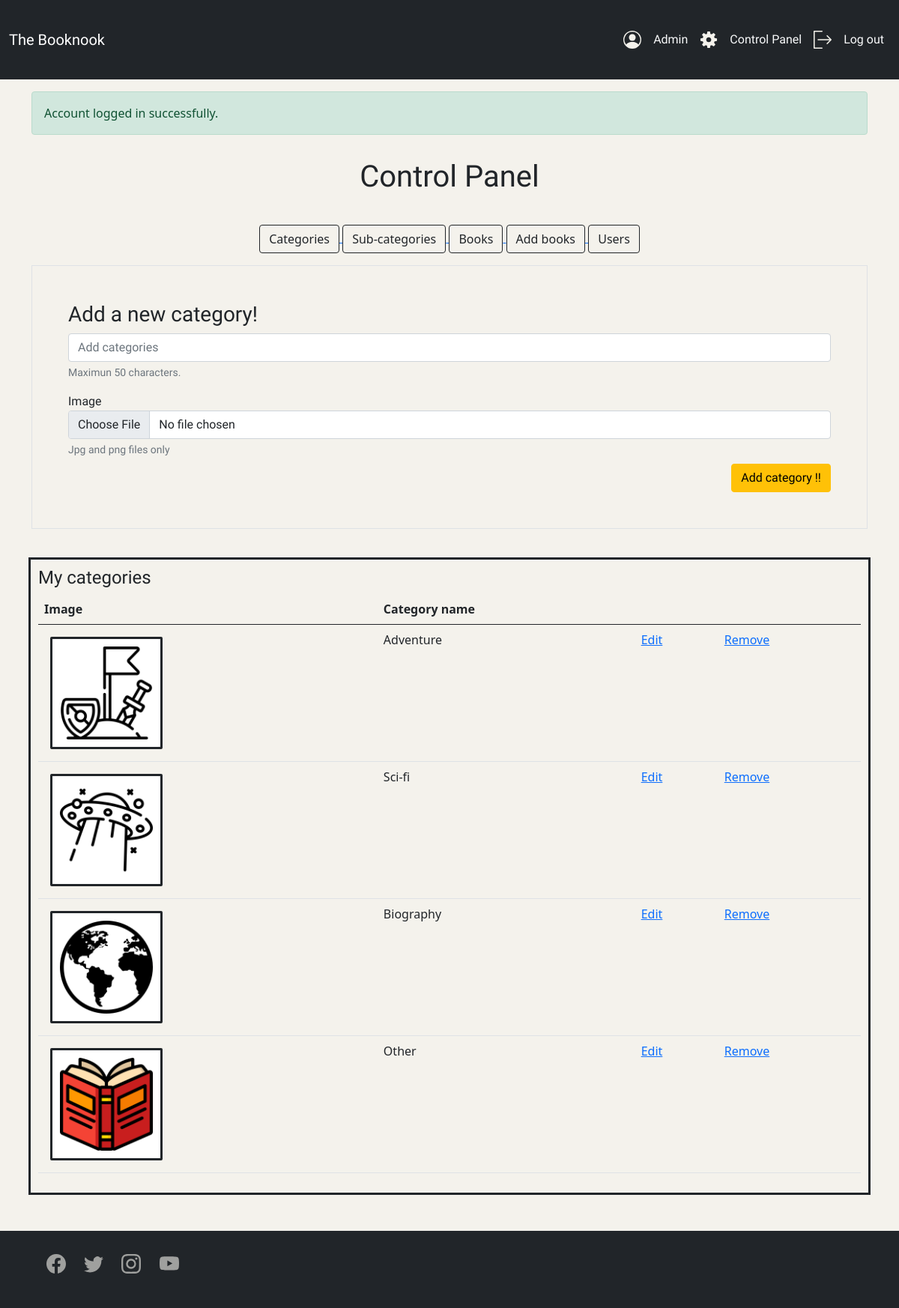
Screenshot of /finalphp/admin/main-categories.php (signed in) with the database file from the repository.
### tables this page shows
CREATE TABLE `categories1` (
  `id` int(11) NOT NULL,
  `cat_name` varchar(255) DEFAULT NULL,
  `img_path` varchar(255) DEFAULT NULL
);

### finalphp/admin/main-categories.php (the view, shortened to what this page needs)
<?php
require_once('../files/admin-header.php');
require_once('../files/control-panel.php');
require_once('category-backend.php');
?>
<main class="container">
<div class="container p-5 border" id="fonttxt2">
    <h3 id="fonttxt1">Add a new category!</h3>
    <form method="POST" enctype="multipart/form-data" class="row">
        <div class="col-mb-3">
            <input name="cat_name" maxlength="50" type="text" class="form-control" placeholder="Add categories">
        </div>
        <div class="form-text">Maximun 50 characters.</div>
        <div class="col-mb-3 pt-3">
            <label for="">Image</label>
            <input name="image" type="file" class="form-control" id="inputGroupFile02">
        </div>
        <div class="form-text">Jpg and png files only</div>
        <div class="text-end pt-2">
            <input name="submit" type="submit" class="btn btn-warning" value="Add category !!">
        </div>
    </form>
</div>
<div class="row p-2">
    <div class="col" id="containerx">
        <h4 id="fonttxt1">My categories</h4>
        <table class="table table-striped-columns">
            <thead>
                <tr>
                    <th scope="col">Image</th>
                    <th scope="col">Category name</th>
                    <th scope="col"></th>
                    <th scope="col"></th>
                </tr>
            </thead>
            <tbody>
            <?php
            $sql_query = $conn->query("SELECT * FROM categories1") or die($conn->error);
            while ($categories = $sql_query->fetch_assoc()) {
            ?>
                <tr>
                    <th scope="row">
                        <div class="cart-box m-2">
                            <img src="../uploads/categories/<?php echo $categories['img_path']; ?>" class="img-fluid">
                        </div>
                    </th>
                    <td>
                        <?php echo $categories['cat_name']; ?>
                    </td>
                    <td><a href="edit-category-page.php?id=<?php echo $categories['id'];?>">Edit</a></td>
                    <td><a href="main-categories.php?remove=<?php echo $categories['id'];?>">Remove</a></td>
                </tr>
            <?php } ?>
            </tbody>
        </table>
    </div>
</div>
</main>
<?php
require_once('../files/footer.php');
?>

### finalphp/style.css (style rules this page uses)
html, body { justify-content: center; align-items: center; width: 100%; background-color: #F4F2EC; }
#containerx { margin-top: 30px; padding: 10px; border: solid #212529; }
#fonttxt1 { font-family: darumadrop one; }
#fonttxt2 { font-family: kosugi maru; }
.cart-box { max-width: 150px; padding: 10px; border: solid #212529; border-radius: 2px; background-color: #fff; cursor: pointer; object-fit: scale-down; }

### rows the page displays
categories1: img_path (picture), cat_name "Adventure"
categories1: img_path (picture), cat_name "Sci-fi"
categories1: img_path (picture), cat_name "Biography"
categories1: img_path (picture), cat_name "Other"

### other values shown
$_SESSION['user']['first_name'] "Admin"
$_SESSION['alert']['message'] "Account logged in successfully."
